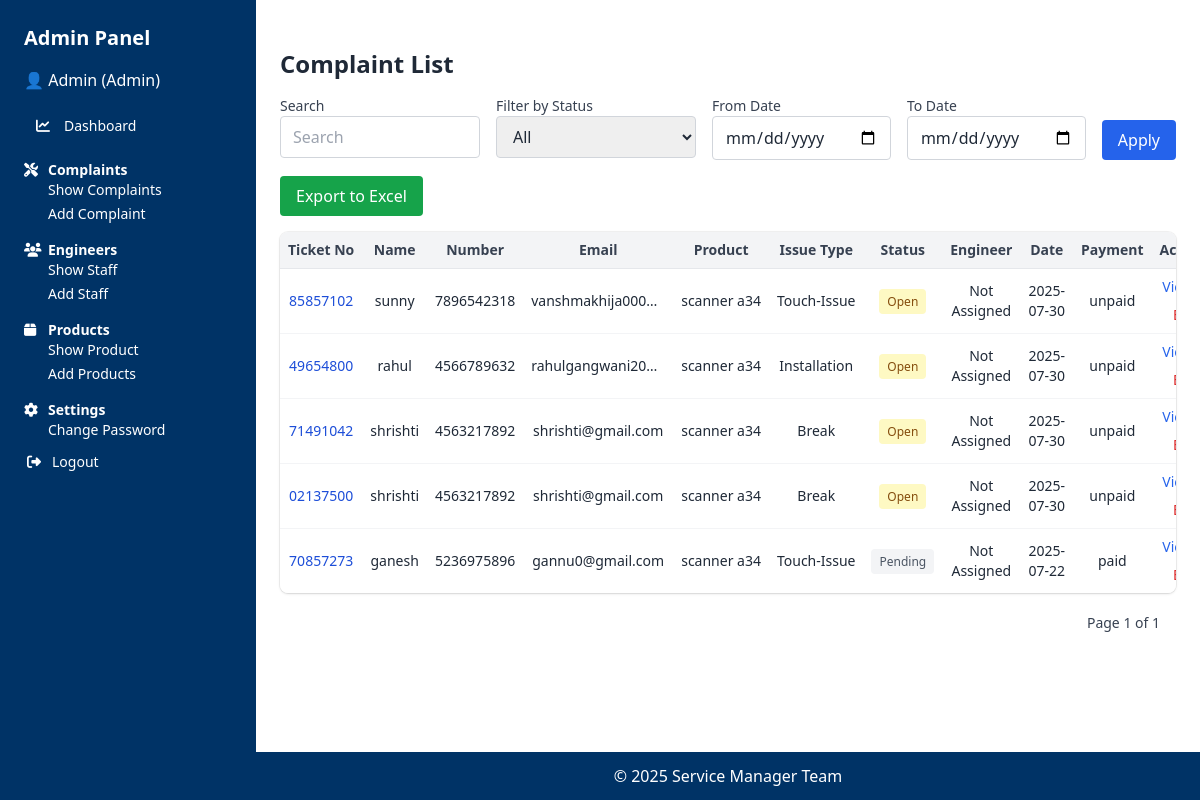
Page /complaint/complaints/?unassigned=true (signed in) on the committed database.
### complaint/models.py (models this page shows, shortened)
class Profile(models.Model):
    ROLE_CHOICES = [
        ('admin', 'Admin'),
        ('manager', 'Service Manager'),
        ('engineer', 'Service Engineer'),
        ('accountant', 'Accountant'),
        ('tally', 'Tally User'),
    ]
    user = models.OneToOneField(User, on_delete=models.CASCADE)
    role = models.CharField(max_length=20, choices=ROLE_CHOICES)
    class Meta:
        ordering = ['role']
        verbose_name = "User Profile"
        verbose_name_plural = "User Profiles"

class Complaint(models.Model):
    STATUS_CHOICES = [
        ('open', 'Open'),
        ('in_progress', 'In Progress'),
        ('resolved', 'Resolved'),
        ('pending', 'Pending'),
    ]
    PAYMENT_METHOD_CHOICES = [
        ('cash', 'Cash'),
        ('online', 'Online'),
    ]
    PAYMENT_STATUS_CHOICES = [
        ('unpaid', 'Unpaid'),
        ('paid', 'Paid'),
    ]
    customer_name = models.CharField(max_length=100)
    mobile_number = models.CharField(max_length=15)
    email = models.EmailField(null=True, blank=True)
    product = models.ForeignKey('product.Product', on_delete=models.CASCADE, null=True, blank=True)
    issue_type = models.CharField(max_length=50, choices=[
        ('Screen-blank', 'Screen Blank'),
        ('Total-Dead', 'Total Dead'),
        ('Installation', 'Installation'),
        ('App-Issue', 'App Issue'),
        ('Break', 'Break'),
        ('Sound-Problem', 'Sound Problem'),
        ('Touch-Issue', 'Touch Issue'),
        ('OPS-not-working', 'OPS Not Working'),
        ('Software-Issue', 'Software Issue'),
        ('Other', 'Other'),
    ], default='Other')
    description = models.TextField()
    ticket_number = models.CharField(max_length=20, unique=True)
    status = models.CharField(max_length=20, choices=STATUS_CHOICES, default='open')
    created_at = models.DateTimeField(auto_now_add=True)
    updated_at = models.DateTimeField(auto_now=True)
    assigned_engineer = models.ForeignKey(User, on_delete=models.SET_NULL, null=True, blank=True)
    resolution_photo = models.ImageField(upload_to='resolution_photos/', blank=True, null=True)
    assigned_date = models.DateTimeField(null=True, blank=True)
    resolved_date = models.DateTimeField(null=True, blank=True)
    product_serial_number = models.CharField(max_length=100, blank=True, null=True)
    service_confirmation_photo = models.ImageField(upload_to='service_confirmations/', blank=True, null=True)
    service_cost = models.DecimalField(max_digits=10, decimal_places=2, null=True, blank=True)
    payment_method = models.CharField(max_length=10, choices=PAYMENT_METHOD_CHOICES, blank=True, null=True)
    payment_status = models.CharField(
        max_length=10,
        choices=PAYMENT_STATUS_CHOICES,
        default='unpaid'
    )
    payment_proof = models.ImageField(upload_to='payment_proofs/', blank=True, null=True)
    payment_confirmation_photo = models.ImageField(upload_to='payment_confirmations/', blank=True, null=True)
    sms_log = models.TextField(blank=True, null=True)
    pincode = models.CharField(max_length=10, blank=True, null=True)
    city = models.CharField(max_length=100, blank=True, null=True)
    state = models.CharField(max_length=100, blank=True, null=True)
    area = models.CharField(max_length=150, blank=True, null=True)
    street = models.CharField(max_length=150, blank=True, null=True)
    landmark = models.CharField(max_length=150, blank=True, null=True)  # optional
    class Meta:
        ordering = ['-created_at']
        verbose_name = "Customer Complaint"
        verbose_name_plural = "Customer Complaints"

### product/models.py (models this page shows, shortened)
class Product(models.Model):
    serial_number = models.CharField(max_length=100, unique=True)
    model_name = models.CharField(max_length=100)
    sold_to = models.CharField(max_length=100)
    sold_date = models.DateField()
    installation_date = models.DateField(null=True, blank=True)
    assigned_engineer = models.ForeignKey(
        User,
        on_delete=models.SET_NULL,
        null=True,
        blank=True,
        limit_choices_to={'profile__role': 'engineer'}  # Optional: if you're using profile model with roles
    )
    invoice = models.FileField(upload_to='invoices/', null=True, blank=True)
    warranty_start = models.DateField(null=True, blank=True)
    warranty_end = models.DateField(null=True, blank=True)
    '''def __str__(self):
        return f"{self.model_name} ({self.serial_number})"'''
    def __str__(self):
        return self.model_name

### complaint/views.py (the view)
# urls.py: path('complaints/', views.complaint_list, name='complaint_list'),  # Admin-only
@login_required
def complaint_list(request):
    if not user_has_role(request.user, 'admin'):
        return HttpResponseForbidden("Only admins can view all complaints.")
    if request.method == "POST" and request.POST.get("export") == "true":
        search = request.POST.get('search', '')
        status = request.POST.get('status', '')
        from_date = request.POST.get('from_date')
        to_date = request.POST.get('to_date')
        unassigned = request.POST.get('unassigned', '')
    else:
        search = request.GET.get('search', '')
        status = request.GET.get('status', '')
        from_date = request.GET.get('from_date')
        to_date = request.GET.get('to_date')
        unassigned = request.GET.get('unassigned', '')
    complaints = Complaint.objects.all().order_by('-created_at')
    if search:
        complaints = complaints.filter(
            Q(ticket_number__icontains=search) |
            Q(mobile_number__icontains=search) |
            Q(email__icontains=search)
        )
    if status:
        complaints = complaints.filter(status__iexact=status)
    if from_date:
        complaints = complaints.filter(created_at__date__gte=parse_date(from_date))
    if to_date:
        complaints = complaints.filter(created_at__date__lte=parse_date(to_date))
    if unassigned == 'true':
        complaints = complaints.filter(assigned_engineer__isnull=True)
    if request.method == "POST" and request.POST.get("export") == "true":
        return export_complaints_to_excel(complaints, role="admin")
    paginator = Paginator(complaints, 10)
    page_number = request.GET.get('page')
    complaints_page = paginator.get_page(page_number)
    context = {
        'complaints': complaints_page,
        'search': search,
        'status': status,
        'from_date': from_date,
        'to_date': to_date,
        'unassigned': unassigned,  # Optional, if you want to track in UI
    }
    return render(request, 'complaint/complaint_list.html', context)

### complaint/utils.py (called while the page is built)
def user_has_role(user, role_name):
    try:
        return user.profile.role == role_name
    except Profile.DoesNotExist:
        return False

### complaint/templates/complaint/complaint_list.html (shortened to what this page needs)
{% extends 'base.html' %}
{% load static %}
{% block content %}
<div class="max-w-6xl mx-auto mt-6 px-4 sm:px-6 lg:px-0">
    <h2 class="text-2xl font-bold text-gray-800 mb-4">Complaint List</h2>
    <form method="get" class="mb-4 flex flex-col sm:flex-row sm:flex-wrap gap-4">
        <div class="flex-1 min-w-[200px]">
            <label class="block text-sm font-medium text-gray-700">Search</label>
            <input type="text" name="search" value="{{ search }}" placeholder="Search"
                   class="w-full px-3 py-2 border rounded border-gray-300">
        </div>
        <div class="flex-1 min-w-[200px]">
            <label class="block text-sm font-medium text-gray-700">Filter by Status</label>
            <select name="status" class="w-full px-3 py-2 border rounded border-gray-300">
                <option value="" {% if not status %}selected{% endif %}>All</option>
            </select>
        </div>
        <div class="flex-1 min-w-[150px]">
            <label class="block text-sm font-medium text-gray-700">From Date</label>
            <input type="date" name="from_date" value="{{ from_date }}"
                   class="w-full px-3 py-2 border rounded border-gray-300">
        </div>
        <div class="flex-1 min-w-[150px]">
            <label class="block text-sm font-medium text-gray-700">To Date</label>
            <input type="date" name="to_date" value="{{ to_date }}"
                   class="w-full px-3 py-2 border rounded border-gray-300">
        </div>
        <div class="sm:self-end">
            <button type="submit"
                    class="w-full bg-blue-600 text-white px-4 py-2 rounded hover:bg-blue-700">Apply</button>
        </div>
    </form>
    <form method="post" action="{% url 'complaint_list' %}" class="mb-4">
        <button type="submit"
                class="bg-green-600 text-white px-4 py-2 rounded hover:bg-green-700 w-full sm:w-auto">
            Export to Excel
        </button>
    </form>
    {% if complaints %}
<div class="hidden md:block overflow-x-auto rounded-lg shadow ring-1 ring-black ring-opacity-5">
    <table class="min-w-full divide-y divide-gray-200 text-sm">
        <thead class="bg-gray-100 text-left text-gray-700">
            <tr>
                <th class="py-2 px-2 text-center whitespace-nowrap">Ticket No</th>
                <th class="py-2 px-2 text-center whitespace-nowrap">Name</th>
                <th class="py-2 px-2 text-center whitespace-nowrap">Number</th>
                <th class="py-2 px-2 text-center whitespace-nowrap">Email</th>
                <th class="py-2 px-2 text-center whitespace-nowrap">Product</th>
                <th class="py-2 px-2 text-center whitespace-nowrap">Issue Type</th>
                <th class="py-2 px-2 text-center whitespace-nowrap">Status</th>
                <th class="py-2 px-2 text-center whitespace-nowrap">Engineer</th>
                <th class="py-2 px-2 text-center whitespace-nowrap">Date</th>
                <th class="py-2 px-2 text-center whitespace-nowrap">Payment</th>
                <th class="py-2 px-2 text-center whitespace-nowrap">Actions</th>
            </tr>
        </thead>
        <tbody class="bg-white divide-y divide-gray-100">
            {% for complaint in complaints %}
            <tr class="hover:bg-gray-50">
                <td class="py-2 px-2 text-center text-blue-700 font-medium">{{ complaint.ticket_number }}</td>
                <td class="py-2 px-2 text-center">{{ complaint.customer_name }}</td>
                <td class="py-2 px-2 text-center">{{ complaint.mobile_number }}</td>
                <td class="py-2 px-2 text-center truncate max-w-[150px]" title="{{ complaint.email }}">{{ complaint.email }}</td>
                <td class="py-2 px-2 text-center truncate max-w-[150px]" title="{{ complaint.product.name|default:'Other' }}">
                    {{ complaint.product.model_name|default:"Other" }}
                </td>
                <td class="py-2 px-2 text-center truncate max-w-[150px]" title="{{ complaint.issue_type|default:'-' }}">
                    {{ complaint.issue_type|default:"-" }}
                </td>
                <td class="py-2 px-2 text-center">
                    <span class="{% if complaint.status == 'open' %}bg-yellow-100 text-yellow-800{% elif complaint.status == 'resolved' %}bg-green-100 text-green-800{% elif complaint.status == 'in_progress' %}bg-blue-100 text-blue-800{% else %}bg-gray-100 text-gray-600{% endif %} text-xs font-medium px-2 py-1 rounded">
                        {{ complaint.get_status_display }}
                    </span>
                </td>
                <td class="py-2 px-2 text-center">
                    {{ complaint.assigned_engineer.username|default:"Not Assigned" }}
                </td>
                <td class="py-2 px-2 text-center">{{ complaint.created_at|date:"Y-m-d" }}</td>
                <td class="py-2 px-2 text-center">{{ complaint.payment_status }}</td>
                <td class="py-2 px-2 text-center">
                    <div class="flex justify-center gap-2 flex-wrap">
                        <a href="{% url 'complaint_detail' complaint.pk %}" class="text-blue-600 hover:underline">View</a> |
                        {% if user.profile.role == "admin" or user.profile.role == "manager" %}
                        <a href="{% url 'complaint_edit' complaint.pk %}" class="text-red-600 hover:underline">Edit</a>
                        {% endif %}
                    </div>
                </td>
            </tr>
            {% endfor %}
        </tbody>
    </table>
</div>
    <div class="mt-4 flex justify-center sm:justify-end">
        <nav class="inline-flex items-center space-x-1 text-sm">
            <span class="px-4 py-1 text-gray-700">Page {{ complaints.number }} of {{ complaints.paginator.num_pages }}</span>
        </nav>
    </div>
    {% else %}
    <p class="text-gray-600">No complaints found.</p>
    {% endif %}
</div>
{% endblock %}

### complaint/templates/base.html (shortened to what this page needs)
<!DOCTYPE html>
<html lang="en" x-data="{ sidebarOpen: false }" class="h-full">
<head>
    <link rel="stylesheet" href="https://cdnjs.cloudflare.com/ajax/libs/font-awesome/6.5.0/css/all.min.css" />
    <script src="https://cdn.tailwindcss.com"></script>
</head>
<body class="bg-white-100 text-gray-800 h-full">
    <div class="flex h-screen overflow-hidden">
        <aside
            class="fixed inset-y-0 left-0 z-40 w-64 bg-primary text-white p-6 transform md:translate-x-0 transition-transform duration-200 ease-in-out md:static md:inset-0"
            :class="{ '-translate-x-full': !sidebarOpen }"
        >
            <div class="flex items-center justify-between mb-4">
                <h2 class="text-xl font-bold">Admin Panel</h2>
            </div>
            {% if user.is_authenticated %}
                <p class="mb-4">👤 {{ user.username }} ({{ user.profile.role|title }})</p>
                <nav class="space-y-3 text-sm">
    <a href="{% url 'admin_dashboard' %}" class="flex items-center hover:bg-blue-800 px-3 py-2 rounded">
        <i class="fas fa-chart-line w-5 mr-2"></i>
        Dashboard
    </a>
    <div>
        <p class="text-sm font-semibold mt-4 flex items-center">
            <i class="fas fa-tools w-4 mr-2"></i>
            Complaints
        </p>
        <ul class="pl-6 space-y-1">
            <li><a href="{% url 'complaint_list' %}" class="block hover:text-blue-300">Show Complaints</a></li>
            <li><a href="{% url 'user_complaint_form' %}" class="block hover:text-blue-300">Add Complaint</a></li>
        </ul>
    </div>
    <div>
        <p class="text-sm font-semibold mt-4 flex items-center">
            <i class="fas fa-users w-4 mr-2"></i>
            Engineers
        </p>
        <ul class="pl-6 space-y-1">
            <li><a href="{% url 'show_staff' %}" class="block hover:text-blue-300">Show Staff</a></li>
            <li><a href="{% url 'add_staff' %}" class="block hover:text-blue-300">Add Staff</a></li>
        </ul>
    </div>
    <div>
        <p class="text-sm font-semibold mt-4 flex items-center">
            <i class="fas fa-box w-4 mr-2"></i>
            Products
        </p>
        <ul class="pl-6 space-y-1">
            <li><a href="{% url 'product_list' %}" class="block hover:text-blue-300">Show Product</a></li>
            <li><a href="{% url 'add_product' %}" class="block hover:text-blue-300">Add Products</a></li>
        </ul>
    </div>
    <div>
        <p class="text-sm font-semibold mt-4 flex items-center">
            <i class="fas fa-cog w-4 mr-2"></i>
            Settings
        </p>
        <ul class="pl-6 space-y-1">
            <li><a href="{% url 'change_password' %}" class="block hover:text-blue-300">Change Password</a></li>
        </ul>
    </div>
    <form method="POST" action="{% url 'logout' %}" class="mt-6 flex items-center">
        <button type="submit" class="flex items-center text-white hover:text-red-400">
            <i class="fas fa-sign-out-alt w-5 mr-2"></i>
            Logout
        </button>
    </form>
</nav>
            {% else %}
                <a href="{% url 'login' %}" class="underline hover:text-gray-300">Login</a>
            {% endif %}
        </aside>
        <div class="flex-1 flex flex-col overflow-y-auto">
            <main class="p-6">
                {% block content %}{% endblock %}
            </main>
            <footer class="bg-primary text-white text-center py-3 mt-auto">
                <p>&copy; 2025 Service Manager Team</p>
            </footer>
        </div>
    </div>
</body>
</html>

### rows in the picture
Complaint: ticket_number "85857102", customer_name "sunny", mobile_number "7896542318", email "vanshmakhija000…", product.model_name "scanner a34", issue_type "Touch-Issue", status "Open", assigned_engineer.username "Not Assigned", created_at "2025-07-30", payment_status "unpaid"
Complaint: ticket_number "49654800", customer_name "rahul", mobile_number "4566789632", email "rahulgangwani20…", product.model_name "scanner a34", issue_type "Installation", status "Open", assigned_engineer.username "Not Assigned", created_at "2025-07-30", payment_status "unpaid"
Complaint: ticket_number "71491042", customer_name "shrishti", mobile_number "4563217892", email "shrishti@gmail.com", product.model_name "scanner a34", issue_type "Break", status "Open", assigned_engineer.username "Not Assigned", created_at "2025-07-30", payment_status "unpaid"
Complaint: ticket_number "02137500", customer_name "shrishti", mobile_number "4563217892", email "shrishti@gmail.com", product.model_name "scanner a34", issue_type "Break", status "Open", assigned_engineer.username "Not Assigned", created_at "2025-07-30", payment_status "unpaid"
Complaint: ticket_number "70857273", customer_name "ganesh", mobile_number "5236975896", email "gannu0@gmail.com", product.model_name "scanner a34", issue_type "Touch-Issue", status "Pending", assigned_engineer.username "Not Assigned", created_at "2025-07-22", payment_status "paid"

### other values in the picture
{{ user.username }} "Admin"
{{ user.profile.role|title }} "Admin"
{{ complaints.number }} "1"
{{ complaints.paginator.num_pages }} "1"
